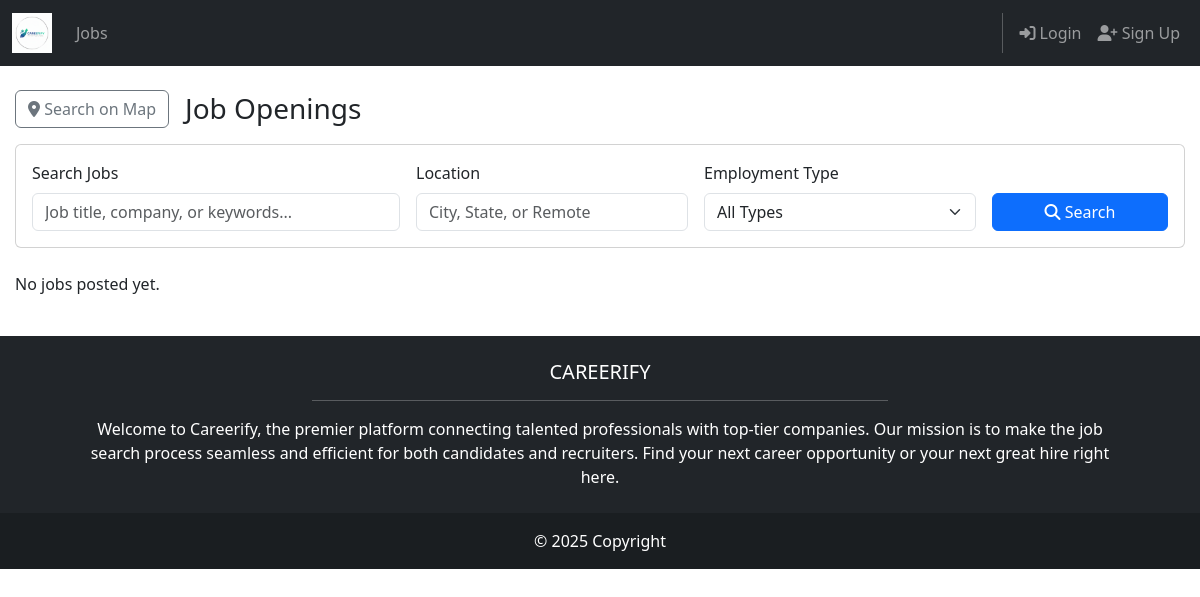
The page /jobs/ on the database as committed earlier.
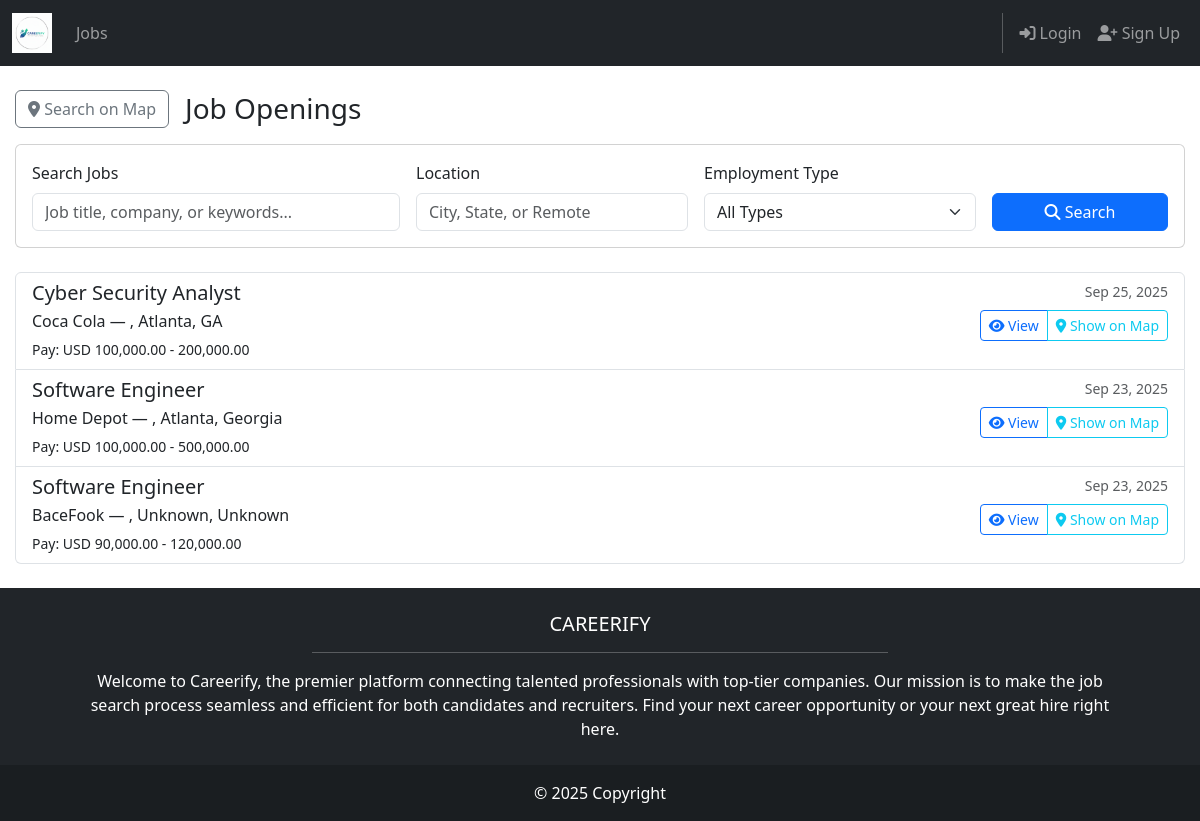
The same page on the database as committed later.
### jobpostings/models.py (models this page shows, shortened)
class JobPosting(models.Model):
    EMPLOYMENT_TYPE_CHOICES = (
        ('full_time', 'Full-time'),
        ('part_time', 'Part-time'),
        ('contract', 'Contract'),
        ('internship', 'Internship'),
        ('temporary', 'Temporary'),
        ('other', 'Other'),
    )
    company_name = models.CharField(max_length=150)
    title = models.CharField(max_length=150)
    city = models.CharField(max_length=100, default='')
    state = models.CharField(max_length=50, default='')
    address = models.CharField(max_length=50, blank=True, help_text="Address")
    pay_min = models.DecimalField(max_digits=10, decimal_places=2, null=True, blank=True)
    pay_max = models.DecimalField(max_digits=10, decimal_places=2, null=True, blank=True)
    currency = models.CharField(max_length=10, default='USD')
    employment_type = models.CharField(max_length=20, choices=EMPLOYMENT_TYPE_CHOICES, default='full_time')
    description = models.TextField()
    benefits = models.TextField(blank=True)
    application_url = models.URLField(blank=True)
    application_email = models.EmailField(blank=True)
    posted_by = models.ForeignKey(User, on_delete=models.SET_NULL, null=True, blank=True, related_name='job_postings')
    created_at = models.DateTimeField(auto_now_add=True)
    updated_at = models.DateTimeField(auto_now=True)
    is_active = models.BooleanField(default=True)
    class Meta:
        ordering = ['-created_at']
    def pay_range_display(self) -> str:
        if self.pay_min is not None and self.pay_max is not None:
            return f"{self.currency} {self.pay_min:,.2f} - {self.pay_max:,.2f}"
        if self.pay_min is not None:
            return f"From {self.currency} {self.pay_min:,.2f}"
        if self.pay_max is not None:
            return f"Up to {self.currency} {self.pay_max:,.2f}"
        return "Not specified"
    def location_display(self) -> str:
        return f"{self.city}, {self.state}"

### jobpostings/views.py (the view, shortened to what this page needs)
# urls.py: path('', views.job_list_view, name='list'),
def job_list_view(request):
    jobs = JobPosting.objects.filter(is_active=True)
    search_query = request.GET.get('search', '')
    location_filter = request.GET.get('location', '')
    employment_type_filter = request.GET.get('employment_type', '')
    if employment_type_filter:
        jobs = jobs.filter(employment_type=employment_type_filter)
    context = {
        'jobs': jobs,
        'search_query': search_query,
        'location_filter': location_filter,
        'employment_type_filter': employment_type_filter,
        'employment_types': JobPosting.EMPLOYMENT_TYPE_CHOICES,
    }
    return render(request, 'jobpostings/job_list.html', context)

### jobpostings/templates/jobpostings/job_list.html (shortened to what this page needs)
{% extends 'base.html' %}
{% block content %}
<div class="container py-4">
	<div class="d-flex justify-content-between align-items-center mb-3">
		<div class="d-flex align-items-center gap-3">
			<a href="{% url 'jobpostings:map' %}" class="btn btn-outline-secondary">
				<i class="fas fa-map-marker-alt"></i> Search on Map
			</a>
			<h3 class="mb-0">Job Openings</h3>
		</div>
	</div>
	<div class="card mb-4">
		<div class="card-body">
			<form method="GET" class="row g-3">
				<div class="col-md-4">
					<label for="search" class="form-label">Search Jobs</label>
					<input type="text" class="form-control" id="search" name="search"
						   value="{{ search_query }}" placeholder="Job title, company, or keywords...">
				</div>
				<div class="col-md-3">
					<label for="location" class="form-label">Location</label>
					<input type="text" class="form-control" id="location" name="location"
						   value="{{ location_filter }}" placeholder="City, State, or Remote">
				</div>
				<div class="col-md-3">
					<label for="employment_type" class="form-label">Employment Type</label>
					<select class="form-select" id="employment_type" name="employment_type">
						<option value="">All Types</option>
					</select>
				</div>
				<div class="col-md-2 d-flex align-items-end">
					<button type="submit" class="btn btn-primary w-100">
						<i class="fas fa-search"></i> Search
					</button>
				</div>
			</form>
		</div>
	</div>
	{% if jobs %}
		<div class="list-group">
			{% for job in jobs %}
			<div class="list-group-item">
				<div class="d-flex w-100 justify-content-between">
					<div class="flex-grow-1">
						<h5 class="mb-1">{{ job.title }}</h5>
							<p class="mb-1">{{ job.company_name }} — {{ job.address }}, {{ job.location_display }}</p>
						<small>Pay: {{ job.pay_range_display }}</small>
					</div>
					<div class="d-flex flex-column align-items-end">
						<small class="text-muted mb-2">{{ job.created_at|date:"M d, Y" }}</small>
						<div class="btn-group" role="group">
							<a href="{% url 'jobpostings:detail' job.id %}" class="btn btn-outline-primary btn-sm">
								<i class="fas fa-eye"></i> View
							</a>
							<a href="{% url 'jobpostings:map' %}?location={{ job.address }}&job_id={{ job.id }}" class="btn btn-outline-info btn-sm">
								<i class="fas fa-map-marker-alt"></i> Show on Map
							</a>
						</div>
					</div>
				</div>
			</div>
			{% endfor %}
		</div>
	{% else %}
		<p>No jobs posted yet.</p>
	{% endif %}
</div>
{% endblock content %}

### JobRecruiter/templates/base.html (shortened to what this page needs)
<!DOCTYPE html>
<html>
    {%load static%}
  <head>
    <link href=
      "https://cdn.jsdelivr.net/npm/bootstrap@5.3.3/dist/css/bootstrap.min.css" rel="stylesheet">
    <link rel= "stylesheet"  href="https://cdnjs.cloudflare.com/ajax/libs/font-awesome/6.1.1/css/all.min.css">
    <link rel="stylesheet" type="text/css" href="{% static 'css/style.css' %}">
  </head>
  <body class="d-flex flex-column min-vh-100">
    <nav class="navbar navbar-expand-lg navbar-dark bg-dark">
    <div class="container-fluid">
        <a class="navbar-brand" href="{% url 'home.index' %}">
            <img src="{% static 'img/careerifylogo.png' %}" alt="Logo" height="40">
        </a>
        <div class="collapse navbar-collapse" id="mainNavbar">
            <ul class="navbar-nav me-auto mb-2 mb-lg-0">
                <li class="nav-item">
                    <a class="nav-link" href="{% url 'jobpostings:list' %}">Jobs</a>
                </li>
                </ul>
                <div class="navbar-nav">
                  {% if user.is_authenticated %}
                      <a class="nav-link" href="{% url 'accounts.profile' %}">
                          <i class="fas fa-user"></i> Profile
                      </a>
                      {% if request.profile and request.profile.account_type == 'jobseeker' %}
                          <a class="nav-link" href="{% url 'jobpostings:job_seeker_applications' %}">My Applications</a>
                      {% endif %}
                      <a class="nav-link" href="{% url 'accounts.logout' %}">
                          <i class="fas fa-sign-out-alt"></i> Logout ({{ user.username }})
                      </a>
                  {% else %}
                      <a class="nav-link" href="{% url 'accounts.login' %}">
                          <i class="fas fa-sign-in-alt"></i> Login
                      </a>
                      <a class="nav-link" href="{% url 'accounts.signup' %}">
                          <i class="fas fa-user-plus"></i> Sign Up
                      </a>
                  {% endif %}
              </div>
        </div>
    </div>
</nav>
    <main>
      {% block content %}
      {% endblock content %}
    </main>
    <footer class="bg-dark text-center text-white">
      <div class="container p-4 pb-0">
        <section class="mb-4">
          <h5 class="text-uppercase">Careerify</h5>
          <hr class="w-50 mx-auto" />
          <p class="px-md-5">
            Welcome to Careerify, the premier platform connecting talented professionals with top-tier companies. Our mission is to make the job search process seamless and efficient for both candidates and recruiters. Find your next career opportunity or your next great hire right here.
          </p>
        </section>
        </div>
      <div class="text-center p-3" style="background-color: rgba(0, 0, 0, 0.2);">
        © 2025 Copyright
      </div>
      </footer>
  </body>
</html>

### JobRecruiter/static/css/style.css (style rules this page uses)
.text-center { text-align: center !important; }
.container { max-width: 1200px; margin: 0 auto; padding: 0 15px; }

Rows that differ between the two databases and show on the page:
added JobPosting: title "Cyber Security Analyst", company_name "Coca Cola", location_display "Atlanta, GA", pay_range_display "USD 100,000.00 - 200,000.00", created_at "Sep 25, 2025"
added JobPosting: title "Software Engineer", company_name "Home Depot", location_display "Atlanta, Georgia", pay_range_display "USD 100,000.00 - 500,000.00", created_at "Sep 23, 2025"
added JobPosting: title "Software Engineer", company_name "BaceFook", location_display "Unknown, Unknown", pay_range_display "USD 90,000.00 - 120,000.00", created_at "Sep 23, 2025"
Other text that changed with them:
text no longer shown: "No jobs posted yet."
